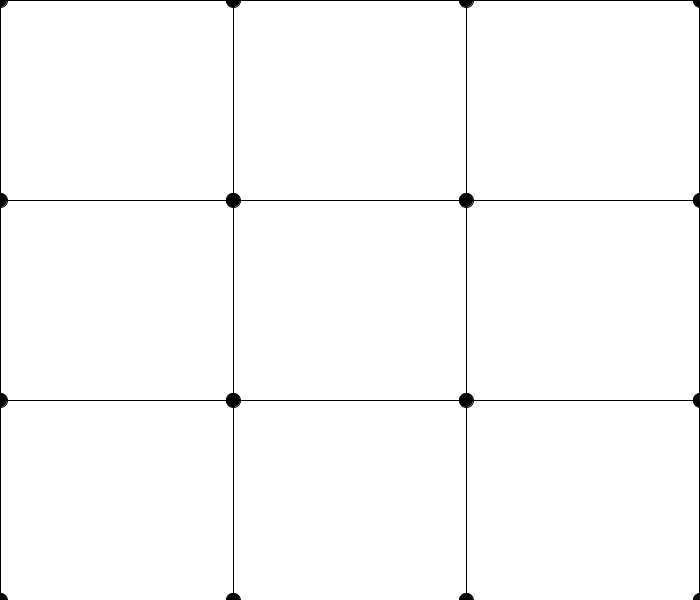
Frame 1 (no input)
Frame 60 (the mouse pressed at the canvas centre just before this capture): identical to frame 1, image omitted
Frame 120 (the mouse held since frame 60 and released just before this capture): identical to frame 1, image omitted

The Processing sketch that drew this single still picture (run headless with seeded random() and noise(); from frame 60 on, the mouse is pressed at the canvas centre):

// Processing sketch: sketch_211122a
// ── sketch_211122a.pde
//3x3 Home Screen

//Global Variables
color black=#000000, white=#FFFFFF;
float circleDiameter, rectWidth, rectHeight;
float ptX1, ptX2, ptX3, ptX4, ptX5, ptX6, ptX7, ptX8, ptX9, ptX10;
float ptX11, ptX12, ptX13, ptX14, ptX15, ptX16;
float ptY1, ptY2, ptY3, ptY4, ptY5, ptY6, ptY7, ptY8, ptY9, ptY10;
float ptY11, ptY12, ptY13, ptY14, ptY15, ptY16;

void setup()
{
  size(700, 600); //fullScreen(), displayWidth, diplayHeight
  //
  //Population
  ptX1 = ptX5 = ptX9 = ptX13 = width*0;
  ptY1 = ptY2 = ptY3 = ptY4 = height*0;
  ptX2 = ptX6 = ptX10 = ptX14 = width*1/3;
  ptX3 = ptX7 = ptX11 = ptX15 = width*2/3;
  ptX4 = ptX8 = ptX12 = ptX16 = width*3/3;
  ptY5 = ptY6 = ptY7 = ptY8 = height*1/3;
  ptY9 = ptY10 = ptY11 = ptY12 = height*2/3;
  ptY13 = ptY14 = ptY15 = ptY16 = height*3/3;
  rectWidth = width*1/3;
  rectHeight = height*1/3;
  circleDiameter = width*1/50;
  //
}//End setup()

void draw()
{
  
  //
  rect(ptX1, ptY1, rectWidth, rectHeight);
  rect(ptX2, ptY2, rectWidth, rectHeight);
  rect(ptX3, ptY3, rectWidth, rectHeight);
  rect(ptX4, ptY4, rectWidth, rectHeight);
  rect(ptX5, ptY5, rectWidth, rectHeight);
  rect(ptX6, ptY6, rectWidth, rectHeight);
  rect(ptX7, ptY7, rectWidth, rectHeight);
  rect(ptX8, ptY8, rectWidth, rectHeight);
  rect(ptX9, ptY9, rectWidth, rectHeight);
  rect(ptX10, ptY10, rectWidth, rectHeight);
  rect(ptX11, ptY11, rectWidth, rectHeight);
  //
  fill(black);
  ellipse(ptX1, ptY1, circleDiameter, circleDiameter);
  ellipse(ptX2, ptY2, circleDiameter, circleDiameter);
  ellipse(ptX3, ptY3, circleDiameter, circleDiameter);
  ellipse(ptX4, ptY4, circleDiameter, circleDiameter);
  ellipse(ptX5, ptY5, circleDiameter, circleDiameter);
  ellipse(ptX6, ptY6, circleDiameter, circleDiameter);
  ellipse(ptX7, ptY7, circleDiameter, circleDiameter);
  ellipse(ptX8, ptY8, circleDiameter, circleDiameter);
  ellipse(ptX9, ptY9, circleDiameter, circleDiameter);
  ellipse(ptX10, ptY10, circleDiameter, circleDiameter);
  ellipse(ptX11, ptY11, circleDiameter, circleDiameter);
  ellipse(ptX12, ptY12, circleDiameter, circleDiameter);
  ellipse(ptX13, ptY13, circleDiameter, circleDiameter);
  ellipse(ptX14, ptY14, circleDiameter, circleDiameter);
  ellipse(ptX15, ptY15, circleDiameter, circleDiameter);
  ellipse(ptX16, ptY16, circleDiameter, circleDiameter);
  fill(white);
  //
}//End draw()

void mousePressed()
{
}//End mousePressed()

void keyPressed()
{
}//End keyPressed()
